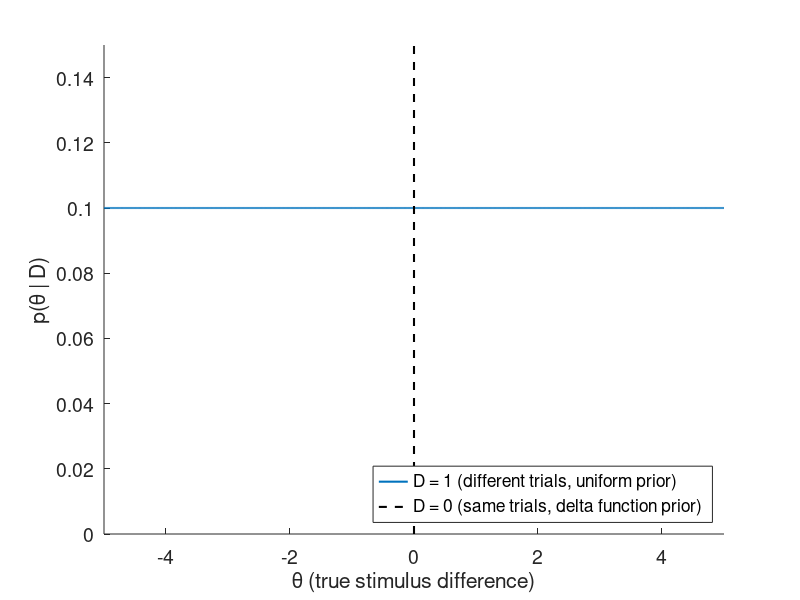

The MATLAB script that drew this image: (Note: this script raises an error after producing the figure.)
% This code produces plots to explain the framework of our Bayesian same different model
%% SETUP
% Sigma values
sigmaTest = 0.5; % sigma test
sigmaRef = 0.5;  % sigma ref (aka sigma zero)

% Priors
pSame = 0.5;
pDiff = 0.5;

% Stimulus range
possibleStimDiffDb = [-5, 5];

% Possible theta values for different trials
% These are the true stimulus differences, approximates the prior p(theta | D = 1)
thetaMin = min(possibleStimDiffDb);
thetaMax = max(possibleStimDiffDb);
thetaRange = linspace(thetaMin, thetaMax, 1000); % smoother than stimDiffDb
thetaRange = thetaRange(find(thetaRange ~= 0)); % do not include 0 in the range

% Measurement grid for numerical integration
% The variable that the observer actually sees, possible measurement values 
mGrid = linspace(min(possibleStimDiffDb), max(possibleStimDiffDb), 1000)';  % column vector
dm = mGrid(2) - mGrid(1);

%% Plot of stimulus priors
% Uniform prior for D = 1
p_theta_given_D1 = ones(size(thetaRange)) / (thetaMax - thetaMin);

% Plot
figure; hold on;

% Plot uniform prior (different trials)
plot(thetaRange, p_theta_given_D1, 'LineWidth', 1.5);

% Plot delta function for same trials as a dotted vertical line
% Could add an arrow for clarity
maxHeight = max(p_theta_given_D1) * 1.5;
plot([0 0], [0 maxHeight], '--', 'LineWidth', 1.5, 'Color','k');

% Formatting
xlabel('\theta (true stimulus difference)');
ylabel('p(\theta | D)');
legend('D = 1 (different trials, uniform prior)', ...
       'D = 0 (same trials, delta function prior)', ...
       'Location', 'Southeast');
xlim([thetaMin thetaMax]);
ylim([0 maxHeight]);
set(gca, 'FontSize', 14);

%% Plotting marginal and conditional likelihoods

% Likelihood = marginal likelihood for same trials (D = 0)
% m represents the difference between the measurements
P_m_given_D0 = normpdf(mGrid, 0, sqrt(2)*sigmaRef); % std dev is sqrt(2)*sigmaZero

% Marginal likelihood for different trials (D = 1) as integral of Gaussians (box shape)
P_m_given_D1 = mean(normpdf(mGrid, thetaRange, sqrt(sigmaTest^2 + sigmaRef^2)), 2);
% normpdf() produces a matrix, with rows = m values and columns = theta values
% each column is p(m | theta_j)
% taking the mean(..., 2) averages across theta values for each fixed m

% Select a few theta values to plot example shifted Gaussians
exampleIdx = round(linspace(1, length(thetaRange), 10));  % 5 evenly spaced theta
figure; hold on;

% Same trials Gaussian (blue)
plot(mGrid, P_m_given_D0, 'b', 'LineWidth', 1.5);

% Marginal likelihood (red)
plot(mGrid, P_m_given_D1, 'r', 'LineWidth', 1.5);

% Plot example shifted Gaussians (light red)
for i = 1:length(exampleIdx)
    theta_i = thetaRange(exampleIdx(i));
    plot(mGrid, normpdf(mGrid, theta_i, sqrt(sigmaTest^2 + sigmaRef^2)), ...
         'Color', [0.8 0 0 0.15],'LineWidth', 1);
end

% Labels and formatting
xlabel('Internal measurement difference m');
ylabel('p(m | D)');
legend({'Likelihood p(m | D = 0)', ...
    'Marginal likelihood p(m | D = 1)', ...
    'Conditional likelihoods p(m | \theta)',});
set(gca, 'FontSize', 14);
xlim([thetaMin thetaMax]);
ylim([0 max([P_m_given_D1; P_m_given_D0])*1.2]);
box off;

%%



function pDifferent = bayesianSameDiffModelTwoSigma( stimDiffDb, sigmaParams, priorSame )
% Probability of reporting "different" in a same different judgement
%
% Syntax:
%   pDifferent = bayesianSameDiffModel( stimDiffDb, sigma )
%
% Description:
%   Bayesian same–different discrimination model.
%
%   Computes the observer's probability of reporting "different" for each
%   physical stimulus difference Δ in the vector stimDiffDb.
%
% Inputs:
%   stimDiffDb  - Vector of numeric values. The difference
%                 between the stimuli in units of decibels.
%
%   sigma       - Scalar numeric value. Standard deviation of sensory noise
%                 for internal measurements m1 and m2.
%
% Outputs:
%   pDifferent  - Vector of same length as stimDiffDb that gives
%                 the probability of reporting "different" for
%                 that degree of stimulus difference.
%
% Examples:
%{
    sigma = 0.3
    stimDiffDb = -10:0.5:10;    
    pDifferent = bayesianSameDiffModelTwoSigma(stimDiffDb, sigma );
    plot(stimDiffDb, pDifferent,'*-r');
%}

% Unpack two sigma values
sigma = sigmaParams(1); % sigma test
sigmaZero = sigmaParams(2);  % sigma ref

% Priors
pSame = priorSame;
pDiff = 1 - priorSame;

% Theoretical stimulus range
% CHANGE TO STIM PARAMS DOMAIN LIST
possibleStimDiffDb = [-5, 5];

% Possible theta values for different trials
% These are the true stimulus differences, approximates the prior p(theta | D = 1)
thetaRange = linspace(min(possibleStimDiffDb), max(possibleStimDiffDb), 1000); % smoother than stimDiffDb
thetaRange = thetaRange(find(thetaRange ~= 0)); % do not include 0 in the range

% Measurement grid for numerical integration
% The variable that the observer actually sees, possible measurement values 
mGrid = linspace(min(possibleStimDiffDb), max(possibleStimDiffDb), 1000)';  % column vector
dm = mGrid(2) - mGrid(1);

% Likelihood = marginal likelihood for same trials (D = 0)
% m represents the difference between the measurements
P_m_given_D0 = normpdf(mGrid, 0, sqrt(2)*sigmaZero); % std dev is sqrt(2)*sigmaZero

% Marginal likelihood for different trials (D = 1) as integral of Gaussians (box shape)
P_m_given_D1 = mean(normpdf(mGrid, thetaRange, sqrt(sigma^2 + sigmaZero^2)), 2);
% normpdf() produces a matrix, with rows = m values and columns = theta values
% each column is p(m | theta_j)
% taking the mean(..., 2) averages across theta values for each fixed m

% Precompute posterior P(D = 1 | m) (same for all stimDiffDb)
% Provides the decision rule
P_D1_given_m = (P_m_given_D1 * pDiff) ./ (P_m_given_D0 * pSame + P_m_given_D1 * pDiff);
P_D0_given_m = (P_m_given_D0 * pSame) ./ (P_m_given_D0 * pSame + P_m_given_D1 * pDiff);

% Decision rule
% Depends only on internal measurement, not on theta
decisionDifferent = (P_D1_given_m > 0.5);

dm = mGrid(2) - mGrid(1);

% Now compute P("different"|stimDiffDb) numerically
pDifferent = zeros(size(stimDiffDb));

for i = 1:length(stimDiffDb)
    delta = stimDiffDb(i);
    % If the true stimulus value were theta, how often would
    % the observer say different?

    % Likelihood of measurement given this stimulus difference
    % This is the sensory encoding stage
    % Observer treats every trial as if it might be a different trial
    P_m_given_delta = normpdf(mGrid, delta, sqrt(sigmaZero^2 + sigma^2));

    % Normalize
    P_m_given_delta = P_m_given_delta / sum(P_m_given_delta*dm);

    % Probability of decision = integration (average) over measurements
    % Add up the fractions of trials in each measurement bin that lead to a "diff" response
    pDifferent(i) = sum(P_m_given_delta .* decisionDifferent) * dm;
end

end

